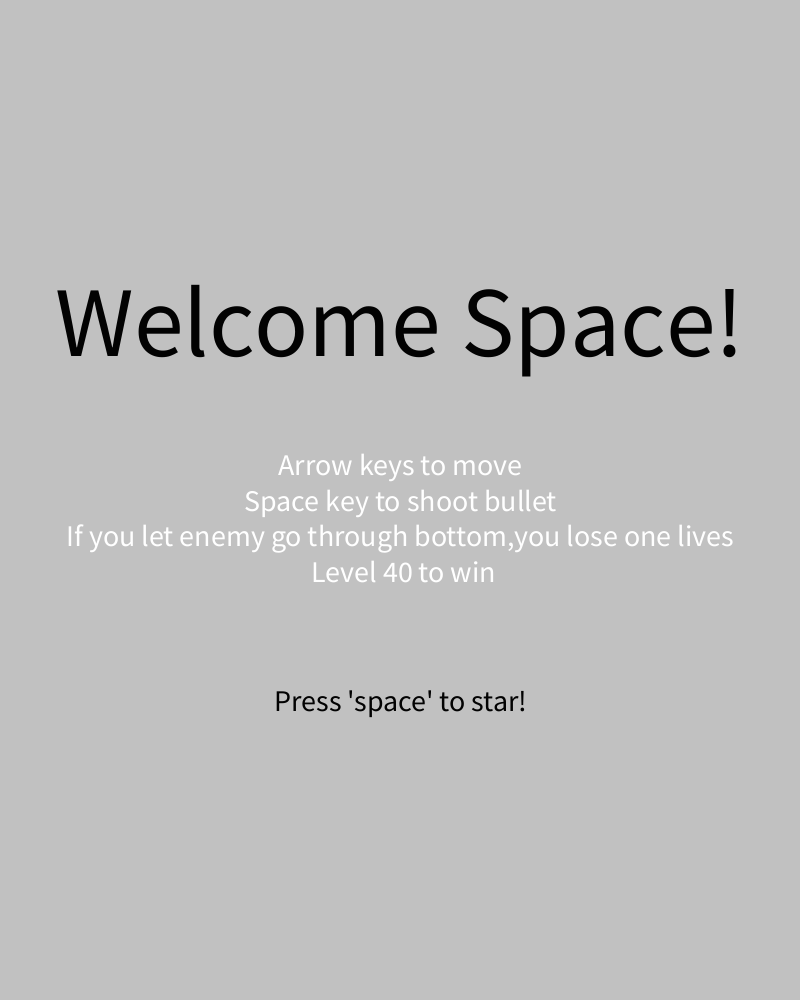
Frame 1 (no input)
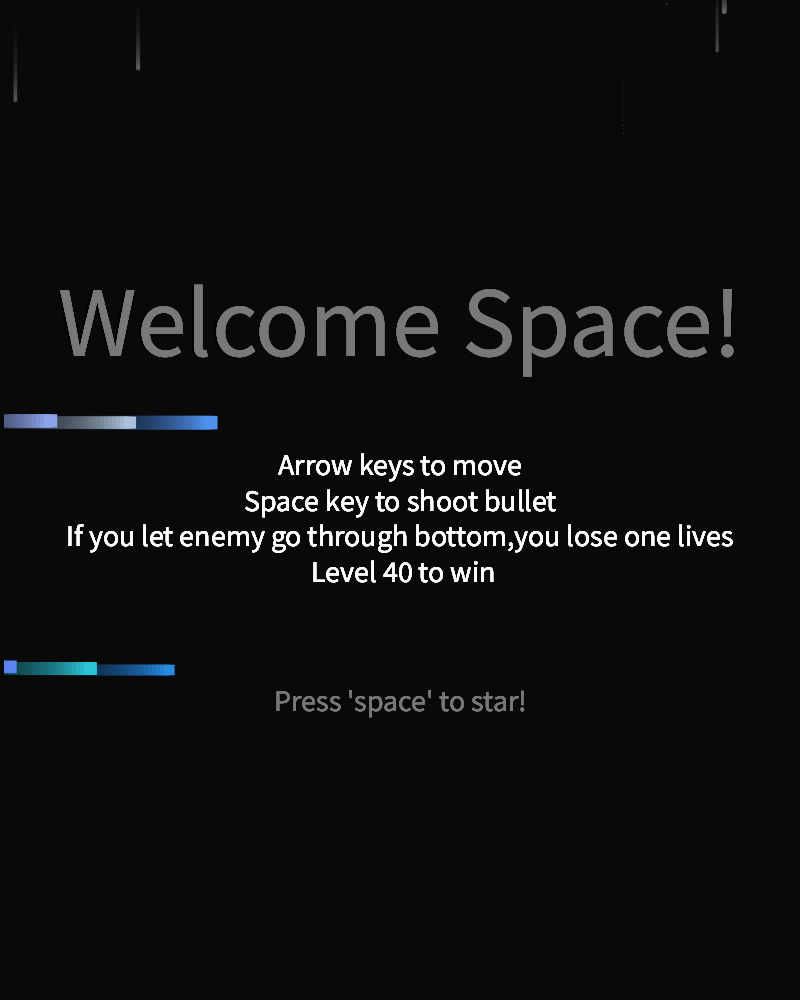
Frame 60 (the mouse pressed at the canvas centre just before this capture)
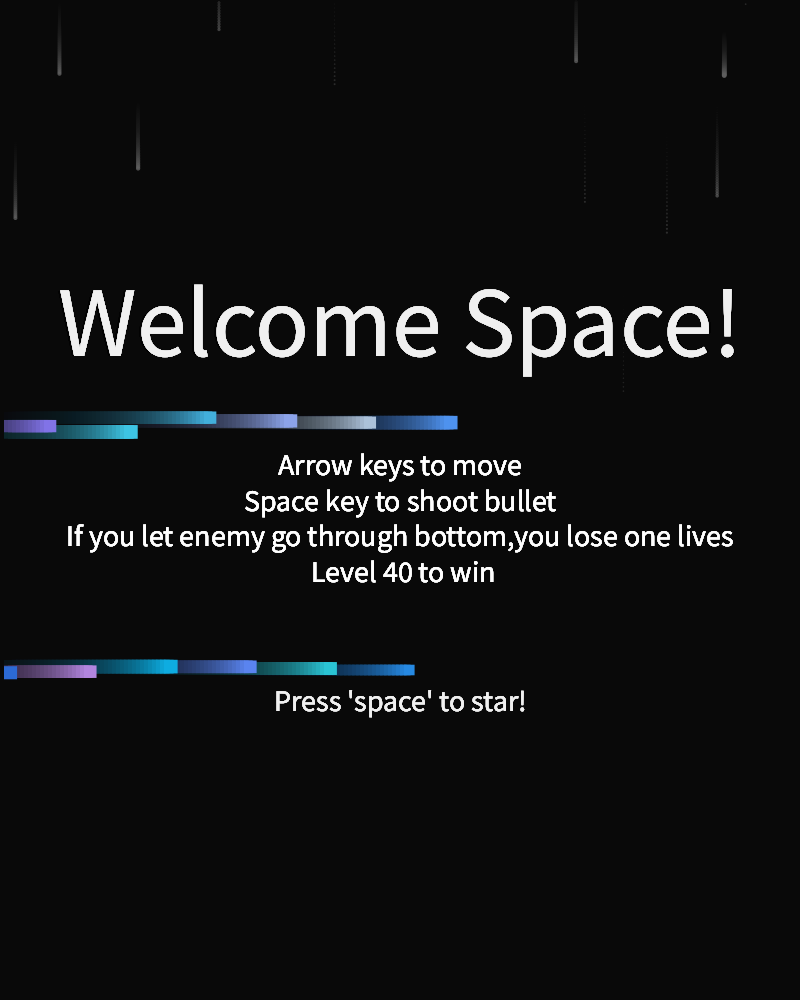
Frame 120 (the mouse held since frame 60 and released just before this capture)

The Processing sketch that drew these frames (run headless with seeded random() and noise(); from frame 60 on, the mouse is pressed at the canvas centre):

// Processing sketch: ship_shoot
// ── ship_shoot.pde
public ArrayList<Bullet> bullets = new ArrayList<Bullet>();
public ArrayList<Enemy>  enemies = new ArrayList<Enemy>();
public ArrayList<Boom> booms = new ArrayList<Boom>();
public ArrayList<Background> particles = new ArrayList<Background>();
public ArrayList<Manustar> manustar = new ArrayList<Manustar>();
public int lvl = 1, kills = 0, lives = 3;
//public boolean allowCheats = true;
public int [] gameKeys = { 32 , 37 , 39 };
public boolean [] keyStates = { false , false , false };
public Ship ship;
public boolean start = false;

void setup()
{
  size(800, 1000);
  frameRate(60);
  noStroke();
  
  ship = new Ship(20); 
}

void keyPressed()
{
  
  manageKeys(keyCode, true); 
}

void keyReleased()
{
  manageKeys(keyCode, false);
}

void draw()
{
  
  if (ship.isAlive)
  {
    if(frameCount%10==0){
    particles.add(new Background(new PVector(random(0,width), 0)));
    }
    
     for (int i = particles.size()-1; i >= 0; i--)
      {
        Background p = particles.get(i);
        p.run();
        if (p.isDead())
        {
          particles.remove(i);
        }
      }
    
    fill(random(0,lvl),random(0,lvl*1.5),random(0,lvl*2),14);
    rect(0,0,width,height);
    //background(0);
    if(!start)
    {
      GameStart();
    }
    if(start)
    {
     //Text
    textSize(100);
    fill(100);
    textAlign(CENTER, CENTER);
    text( "\nLevel " + lvl + "\nKills " + kills + "\nLives " + lives + "\n", width /2, height /2);
    
    //Move ship
    if (keyStates[1]  && ship.x - ship.w > 0)      ship.x -= 5;
    if (keyStates[2]  && ship.x + ship.w < width)  ship.x += 5;
    
    //Fire bullet

    if (keyStates[0])
    {
      if(frameCount%10 == 0){
      if(lvl < 5){
      bullets.add(new Bullet(new PVector(ship.x, height - ship.h), 10,0));
    }
      
      else if(lvl >= 5 && lvl < 10){
      bullets.add(new Bullet(new PVector(ship.x-20, height - ship.h), 10,0));
      bullets.add(new Bullet(new PVector(ship.x+20, height - ship.h), 10,0));
    }
    else if(lvl >= 10 && lvl < 20){
      bullets.add(new Bullet(new PVector(ship.x-25, height - ship.h), 10,0));
      bullets.add(new Bullet(new PVector(ship.x, height - ship.h), 10,0));
      bullets.add(new Bullet(new PVector(ship.x+25, height - ship.h), 10,0));
    }
    else if(lvl >= 20 && lvl < 25){
      bullets.add(new Bullet(new PVector(ship.x-50, height - ship.h), 10,1));
      bullets.add(new Bullet(new PVector(ship.x-25, height - ship.h), 10,0));
      bullets.add(new Bullet(new PVector(ship.x, height - ship.h), 10,0));
      bullets.add(new Bullet(new PVector(ship.x+25, height - ship.h), 10,0));
      bullets.add(new Bullet(new PVector(ship.x+50, height - ship.h), 10,2));
    }
    else if(lvl >= 25&& lvl < 30){
      bullets.add(new Bullet(new PVector(ship.x-50, height - ship.h), 10,1));
      bullets.add(new Bullet(new PVector(ship.x-25, height - ship.h), 10,1));
      bullets.add(new Bullet(new PVector(ship.x-50, height - ship.h), 10,0));
      bullets.add(new Bullet(new PVector(ship.x-20, height - ship.h), 10,0));
      bullets.add(new Bullet(new PVector(ship.x+20, height - ship.h), 10,0));
      bullets.add(new Bullet(new PVector(ship.x+50, height - ship.h), 10,0));
      bullets.add(new Bullet(new PVector(ship.x+25, height - ship.h), 10,2));
      bullets.add(new Bullet(new PVector(ship.x+50, height - ship.h), 10,2));
    }
    
    
    else if(lvl >= 30 && lvl < 40){
      
      bullets.add(new Bullet(new PVector(ship.x-50, height - ship.h), 10,1));
      bullets.add(new Bullet(new PVector(ship.x-25, height - ship.h), 10,1));
      bullets.add(new Bullet(new PVector(ship.x-25, height - ship.h), 10,0));
      bullets.add(new Bullet(new PVector(ship.x-50, height - ship.h), 10,0));
      bullets.add(new Bullet(new PVector(ship.x, height - ship.h), 10,0));
      bullets.add(new Bullet(new PVector(ship.x+50, height - ship.h), 10,0));
      bullets.add(new Bullet(new PVector(ship.x+25, height - ship.h), 10,0));
      bullets.add(new Bullet(new PVector(ship.x+25, height - ship.h), 10,2));
      bullets.add(new Bullet(new PVector(ship.x+50, height - ship.h), 10,2));
    }
      }
  }
    //Spawn enemies
    if (frameCount % 50 == 0)
    {
      float s = random(20, 270);
      float x = random(s, width - s);
      float sp = random(0.5, 4);
      int hp = int(random(1, lvl));
      enemies.add(new Enemy(new PVector(x, -10), s, sp, hp));
      //if(lvl == 9){
      //enemies.add(new Enemy(new PVector(width / 2, -10), 500, 0.5, 500));
      //}
    } 
    
    //Update
    for (Enemy e : enemies) e.update();
    for (Bullet b: bullets) b.update();
    
    
    //Draw
    for (Enemy e : enemies) e.draw();
    for (Bullet b: bullets) b.draw();
    
    ship.draw();
    
    //Loop through each enemy
    for (int e = enemies.size() - 1; e >= 0; e--)
    {
      Enemy en = enemies.get(e); 
      //Enemy makes it all the way to the bottom, if it does, dont check hit() since enemy is gone off screen
      if (en.p.y - en.s / 2 > height)
      {
        background(255);
        if (--lives == 0)
        {
          fill(0);
          rect(0,0,width,height);
          textSize(200);
          fill(255,0,0);
          textAlign(CENTER, CENTER);
          text("Game \n Over", width /2, height /2);
          textSize(30);
          fill(255);
          text("Your score:"+kills, width /2, height -170);
          ship.isAlive = false;
        }
        
        enemies.remove(e);
      }
      else
      {
        //Loop through each bullet
        for (int b = bullets.size() - 1; b >= 0; b--)
        {
          //If bullet leaves screen, remove it and dont loop through all enemies since bullet is gone
          if (bullets.get(b).p.y < 0) 
          {
            bullets.remove(b);
          }
          else if (hit(enemies.get(e), bullets.get(b)))
          {
            bullets.remove(b);
            
            if (--en.hp == 0)  
            {
              if (++kills % 5 == 0)
              {
                if (++lvl == 40) 
                {
                  fill(255,50);
                  rect(0,0,width,height);
                  textSize(200);
                  fill(0,255,0);
                  textAlign(CENTER, CENTER);
                  text("YOU \n WIN!", width /2, height /2);
                  ship.isAlive = false;
                }
                ++lives;
              }
              enemies.remove(e);
              //Enemy is gone, stop checking against next bullet
              for(int i = 0; i <= 20; i++) {
              booms.add(new Boom(new PVector(en.p.x,en.p.y)));  }  
              b = -1;
            }
          }
        }
      }
    } 
  }
}
for (int i = booms.size()-1; i >= 0; i--)
  {
    Boom o = booms.get(i);
    o.run();
    if (o.isDead())
    {
      booms.remove(i);
    }
  }
}

public boolean hit(Enemy e, Bullet b)
{
  return (dist(b.p.x, b.p.y, e.p.x, e.p.y) < e.s / 2);
}


public void manageKeys(int code, boolean state) 
{
  for (int i = 0; i < gameKeys.length; i++)
  {
    if (gameKeys[i] == code) keyStates[i] = state;
  }
}


int colors = 0;
int cc = 2;
void GameStart()
{
  textSize(100);
   colors= colors +cc;
   if(colors >=255){
   cc = cc*-1;
   }
    if(colors <=0)
    {
    cc = cc*-1;
    }
  if(frameCount%10==0){
  manustar.add(new Manustar(new PVector(0, random(410,430))));
  manustar.add(new Manustar(new PVector(0, random(650,670))));
    }
    
     for (int i = particles.size()-1; i >= 0; i--)
      {
        Manustar m = manustar.get(i);
        m.run();
        if (m.isDead())
        {
          particles.remove(i);
        }
      }
  
  
  fill(colors);
  textAlign(CENTER, CENTER);
  text("Welcome Space!",width/2,height/2-180);

  textSize(30);
  fill(255);
  text("\n Arrow keys to move \n Space key to shoot bullet \n If you let enemy go through bottom,you lose one lives \n Level 40 to win", width /2, height /2);
  fill(colors);
  text("Press 'space' to star!", width /2, height /2+200);
  if (keyStates[0])
    {
      start = true;
      background(255);
    }
  
}

// ── Backgrounds.pde
class Background 
{
  private PVector position;
  private PVector velocity;
  private PVector acceleration;
  private float size = random(1,5);
  Background(PVector l)
 {
    acceleration = new PVector(0, 0);
    velocity = new PVector(0, 6-size);
    position = l.copy();
  }

  void run()
 {
    update();
    display();
  }

  // Method to update position
  void update()
 {
    
    velocity.add(acceleration);
    position.add(velocity);
  }
  
  // Method to display
  void display()
 {
    tint(200);
    fill(100,size*50);
    ellipse(position.x, position.y, size, size);
  }

  // Is the particle still useful?
  boolean isDead() 
  {
    if ( position.y > width && position.y < 0) 
    {
      return true;
    } 
    else {
      return false;
    }
  }
}

// ── Boom.pde
class Boom{
  private PVector position;
  private PVector velocity;
  private PVector acceleration;
  private float size = random(5,200);
  private float lifespan;
  
  Boom(PVector l)
 {
    acceleration = new PVector(random(-0.1,0.1), random(-0.1,0.1));
    velocity = new PVector(random(-4,4), random(-4,4));
    position = l.copy();
    lifespan = 100.0;
  }

  void run()
 {
    update();
    display();
  }

  // Method to update position
  void update()
 {
    
    velocity.add(acceleration);
    position.add(velocity);
    lifespan -= 1.5;
    size-=2 ;
  }
  
  // Method to display
  void display()
 {

    
    fill(255,lifespan);
    ellipse(position.x, position.y, size, size);
  }

  // Is the particle still useful?
  boolean isDead() 
  {
    if ( lifespan < 0.0&&size<=0) 
    {
      return true;
    } 
    else {
      return false;
    }
  }
}

// ── Bullet.pde
class Bullet
{
  private PVector p;
  private float s;
  private int w;

  
  public Bullet(PVector pos, float sz,int wh)
  {
    p = pos;
    s = sz;
    w = wh;
  }
  
  public void update()
  {
    p.y -= s;
    
    if(w == 1){
    p.x -=1;
    }else if(w ==2){
       p.x +=1;
    }
  }
  
  public void draw()
  {
    fill(255);
   
    rect(p.x-10, p.y-10, 20, 20);
  }
}

// ── Enemy.pde
class Enemy
{
  private PVector p;
  private float s, sp;
  private int hp;
  
  public Enemy(PVector pos, float sz, float spd, int h)
  {
    p = pos;
    s = sz;
    sp = spd;
    hp = h;
  }
  
  public void update()
  {
    p.y += sp;
  }
  
  public void draw()
  {
    fill(255);
    ellipse(p.x, p.y, s, s);
    fill(0);
    textSize(s / 2);
    textAlign(CENTER, CENTER);
    text(hp, p.x, p.y);
  }
}

// ── Manustar.pde
class Manustar 
{
  private PVector position;
  private PVector velocity;
  private PVector acceleration;
  private float size = random(10,14);
  private float r = random(0,200), g =  random(100,200), b = random(200,255);
  Manustar(PVector l)
 {
    acceleration = new PVector(0, 0);
    velocity = new PVector(4, 0);
    position = l.copy();
  }

  void run()
 {
    update();
    display();
  }

  // Method to update position
  void update()
 {
    
    velocity.add(acceleration);
    position.add(velocity);
  }
  
  // Method to display
  void display()
 {
    fill(r,g,b);
    rect(position.x, position.y, size, size);
  }

  // Is the particle still useful?
  boolean isDead() 
  {
    if ( position.x > height && position.x < 0) 
    {
      return true;
    } 
    else {
      return false;
    }
  }
}

// ── Ship.pde
class Ship
{
  private float x, w, h;
  private boolean isAlive;
  
  public Ship(float wd)
  {
    x = width / 2;
    w = wd;
    h = wd + wd / 5;
    isAlive = true;
  }
  
  public void draw()
  {
    
    
    
    fill(255);
    rect(x - w / 2, height - h - 5, w, h);
    fill(255);
    rect(x - w, height - h, w / 2, h - 5);
    rect(x + w / 2, height - h, w / 2, h - 5);
  }
}
